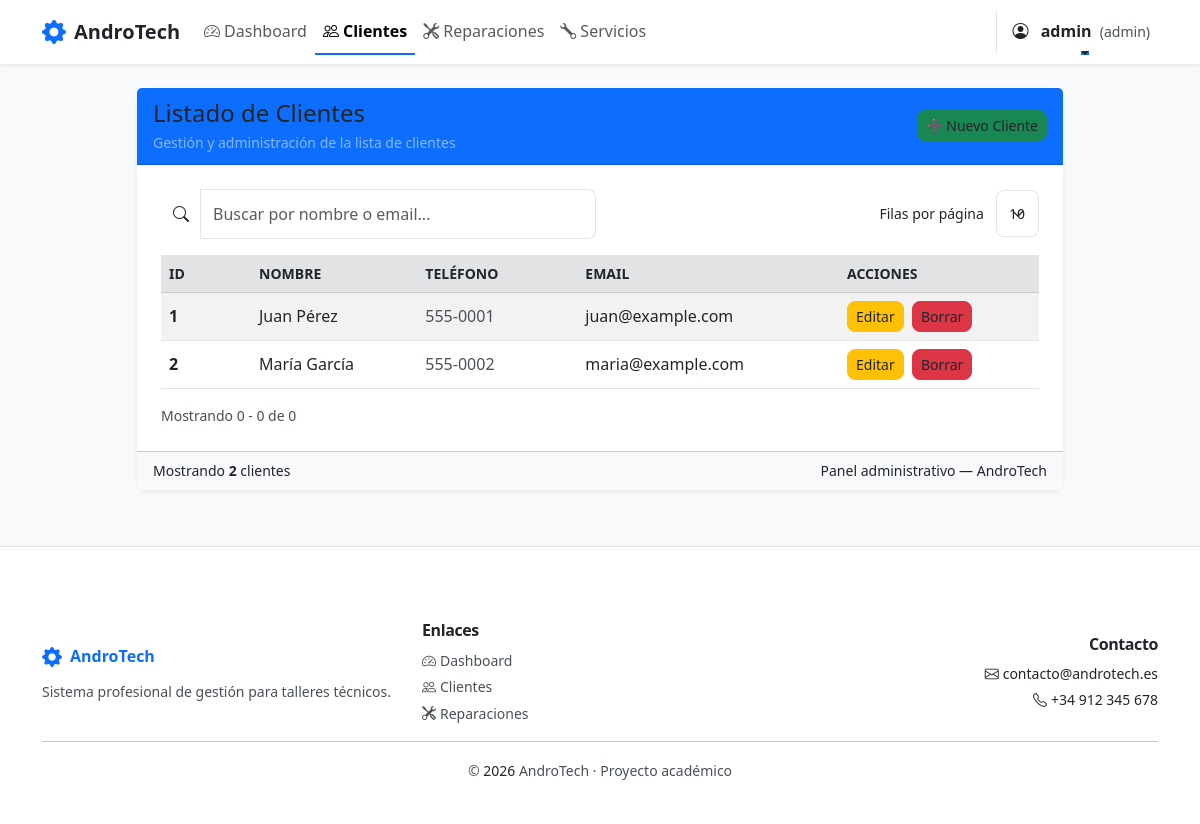
Screenshot of /clientes (signed in) with the database file from the repository.
### tables this page shows
CREATE TABLE clientes (
    id INTEGER PRIMARY KEY AUTOINCREMENT,
    nombre TEXT NOT NULL,
    telefono TEXT,
    email TEXT,
    direccion TEXT
);

### app.py (the view)
@app.route("/clientes")
@login_required
def clientes():
    conn = get_db()
    clientes = conn.execute("SELECT * FROM clientes").fetchall()
    conn.close()
    return render_template("clientes.html", clientes=clientes)

### app.py (called while the page is built)
def get_db():
    conn = sqlite3.connect("database/andro_tech.db")
    conn.row_factory = sqlite3.Row
    return conn

def login_required(f):
    @wraps(f)
    def decorated_function(*args, **kwargs):
        if 'usuario' not in session:
            flash('Debes iniciar sesión para acceder a esta página.', 'danger')
            return redirect(url_for('login'))
        return f(*args, **kwargs)
    return decorated_function

### templates/clientes.html (shortened to what this page needs)
{% extends "base.html" %}
{% block content %}
<div class="row justify-content-center py-4">
    <div class="col-xl-10 col-lg-11 col-md-12">
        <div class="card shadow-sm border-0">
            <div class="card-header bg-primary text-white d-flex align-items-center justify-content-between">
                <div>
                    <h4 class="mb-0">Listado de Clientes</h4>
                    <small class="text-white-50">Gestión y administración de la lista de clientes</small>
                </div>
                <div class="text-end">
                    <a href="/clientes/nuevo" class="btn btn-success btn-sm">➕ Nuevo Cliente</a>
                </div>
            </div>
            <div class="card-body">
                <div class="row mb-3 g-2 align-items-center">
                    <div class="col-md-6">
                        <div class="input-group">
                            <span class="input-group-text bg-white border-0"><i class="bi bi-search"></i></span>
                            <input id="clientes-search" type="search" class="form-control" placeholder="Buscar por nombre o email...">
                        </div>
                    </div>
                    <div class="col-md-3 ms-auto text-md-end">
                        <label for="perPage" class="form-label small mb-0 me-2">Filas por página</label>
                        <select id="perPage" class="form-select form-select-sm d-inline-block" style="width:auto;">
                            <option value="10" selected>10</option>
                        </select>
                    </div>
                </div>
                <div class="table-responsive" id="clientes-table-wrap">
                    <table id="clientes-table" class="table table-striped table-hover align-middle mb-0">
                        <thead class="table-secondary small text-uppercase text-secondary">
                        <tr>
                            <th style="width:90px;">ID</th>
                            <th>Nombre</th>
                            <th style="width:160px;">Teléfono</th>
                            <th>Email</th>
                            <th style="width:200px;">Acciones</th>
                        </tr>
                        </thead>
                        <tbody>
                        {% for c in clientes %}
                        <tr>
                            <td class="fw-semibold">{{ c.id }}</td>
                            <td>{{ c.nombre }}</td>
                            <td>
                                {% if c.telefono %}
                                    <span class="text-muted">{{ c.telefono }}</span>
                                {% else %}
                                    <span class="text-muted small">—</span>
                                {% endif %}
                            </td>
                            <td>{{ c.email if c.email else '-' }}</td>
                            <td>
                                <a href="/clientes/editar/{{ c.id }}" class="btn btn-warning btn-sm me-1">Editar</a>
                                {% if session.rol == 'admin' %}
                                <a href="/clientes/borrar/{{ c.id }}" class="btn btn-danger btn-sm"
                                   onclick="return confirm('¿Seguro que deseas borrar este cliente?');">Borrar</a>
                                {% endif %}
                            </td>
                        </tr>
                        {% endfor %}
                        </tbody>
                    </table>
                </div>
                <div class="d-flex justify-content-between align-items-center mt-3">
                    <div class="text-muted small" id="clientes-info">Mostrando 0 - 0 de 0</div>
                </div>
            </div>
            <div class="card-footer bg-light small text-muted d-flex justify-content-between align-items-center">
                <div>Mostrando <strong>{{ clientes|length }}</strong> clientes</div>
                <div>Panel administrativo — AndroTech</div>
            </div>
        </div>
    </div>
</div>
{% endblock %}

### static/css/style.css (style rules this page uses)
:root { --primary: #0d6efd; --primary-600: #0b5ed7; --success: #198754; --muted: #6c757d; --bg-light: #f8f9fa; --surface: #ffffff; --soft-shadow: rgba(33,37,41,0.08); --deep-shadow: rgba(33,37,41,0.15); --text-dark: #212529; --text-secondary: #495057; --radius: 0.75rem; --kpi-gradient: linear-gradient(135deg, rgba(13,110,253,0.04), rgba(25,135,84,0.02)); --transition-smooth: 0.3s ease; --transition-fast: 0.2s ease; --line-height-base: 1.6; --font-size-base: 1rem; --font-size-lg: 1.125rem; --font-size-sm: 0.875rem; --font-size-xs: 0.75rem; }
body { background-color: var(--bg-light); color: var(--text-dark); line-height: var(--line-height-base); font-size: var(--font-size-base); -webkit-font-smoothing: antialiased; -moz-osx-font-smoothing: grayscale; }
.card { border-radius: var(--radius); border: none; transition: var(--transition-smooth); }
.card.shadow-sm { box-shadow: 0 4px 12px var(--soft-shadow); }
.btn { transition: box-shadow var(--transition-fast), transform var(--transition-fast), filter var(--transition-fast); border-radius: 0.5rem; font-weight: 500; line-height: 1.5; }
.bi { transition: transform var(--transition-fast), opacity var(--transition-fast); will-change: transform; }
.table thead.table-secondary { background: rgba(0,0,0,0.02); }
h4, h5, h6 { font-weight: 500; line-height: 1.4; }
.text-muted, .lead { color: var(--text-secondary) !important; font-weight: 400; }
.card-body { padding: 1.5rem; }
.form-control, .form-select { border-radius: 0.5rem; border: 1px solid rgba(33,37,41,0.12); padding: 0.75rem; transition: border-color var(--transition-fast), box-shadow var(--transition-fast); }
.table { line-height: 1.5; }
.table th { font-weight: 600; color: var(--text-dark); }
.table td { vertical-align: middle; }
.mb-3 { margin-bottom: 1rem !important; }
.mt-3 { margin-top: 1rem !important; }
.py-4 { padding-top: 1.5rem !important; padding-bottom: 1.5rem !important; }
.btn { position: relative; overflow: hidden; transition: all var(--transition-smooth); }
.btn::before { content: ''; position: absolute; top: 50%; left: 50%; width: 0; height: 0; background: rgba(255, 255, 255, 0.2); border-radius: 50%; transform: translate(-50%, -50%); transition: width 0.3s ease, height 0.3s ease; }
.card { transition: all var(--transition-smooth); cursor: pointer; }
.card-body { transition: padding var(--transition-fast); }
.table-hover tbody tr { transition: all var(--transition-fast); }
.form-control, .form-select { transition: all var(--transition-smooth); }
.bi { transition: transform var(--transition-fast); }
body, .container, .card, h1, h2, h3, h4, h5, h6, p, span, div, .card-body, .navbar, .btn { color: #212529 !important; }
.text-muted, .lead { color: #495057 !important; }
.bg-light { background-color: #f8f9fa !important; }

### rows the page displays
clientes: id "1", nombre "Juan Pérez", telefono "555-0001", email "juan@example.com"
clientes: id "2", nombre "María García", telefono "555-0002", email "maria@example.com"

### other values shown
{{ session.usuario }} "admin"
{{ session.rol }} "admin"
{{ clientes|length }} "2"
